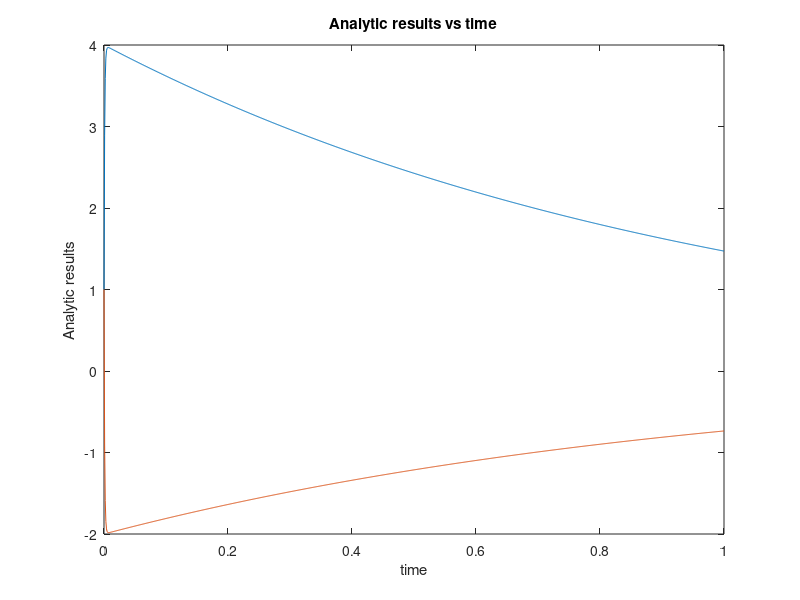

This chart was generated by the following MATLAB code: (Note: this script raises an error after producing the figure.)
%% Ordinary Differential Equations
% ECE 523 hw10 Ordinary Differential Equations Homework
% Author:Qihao He Due date: 11/28/2016
%-----~ Initialize Variables ~----
clear;
xo=[1;1];
M=[998 1998;-999 -1999];% lambda
%-----~ Analytic solution ~----
f1=@(t) 4*exp(-t)-3*exp(-1e3*t);
f2=@(t) -2*exp(-t)+3*exp(-1e3*t);
f=@(t) [f1(t);f2(t)];
t=linspace(0,1,1000);
AS=f(t);
AS=AS.';%transpose
figure(1)
plot(t,AS);
title('Analytic results vs time');
xlabel('time');
ylabel('Analytic results');
%% Question1 Forward Euler Algorithm
[FE_a_tspan,FE_a_xc,FE_a_exitflag]=FE(M,xo,0.01,0,1);
[FE_b_tspan,FE_b_xc,FE_b_exitflag]=FE(M,xo,0.001,0,1);
[FE_c1_tspan,FE_c1_xc,FE_c1_exitflag]=FE(M,xo,0.001,0,0.1);
[FE_c2_tspan,FE_c2_xc,FE_c2_exitflag]=FE(M,FE_c1_xc(:,...
  size(FE_c1_tspan,2)),0.01,0.1,1);
figure(2)
plot(FE_a_tspan,FE_a_xc);
title('FE time step=0.01 vs time');
xlabel('time');
ylabel('FE 0.01')
figure(3)
plot(FE_b_tspan,FE_b_xc);
title('FE time step=0.001 vs time');
xlabel('time');
ylabel('FE 0.001')
figure(4)
plot(FE_c1_tspan,FE_c1_xc);
title('FE time step=0.001 [0,0.1] vs time');
xlabel('time');
ylabel('FE 0.001')
figure(5)
plot(FE_c2_tspan,FE_c2_xc);
title('FE time step=0.01 [0.1,1] vs time');
xlabel('time');
ylabel('FE 0.01')

% The FE results are stable when the time step is selected as 0.001.
% Because the time constant of the ODEs is 1s and 1ms,the FE algorithm is
% unstable for step sizes greater than 2 time constants.
% Making the time step back to 0.01 after using 0.001 as time step for a
% certain time does not guarantee the stability of the resutls.

%% Question2 Heun Algorithm
[HA_a_tspan,HA_a_xc,HA_a_exitflag]=HA(M,xo,0.01,0,1);
[HA_b_tspan,HA_b_xc,HA_b_exitflag]=HA(M,xo,0.001,0,1);
[HA_c1_tspan,HA_c1_xc,HA_c1_exitflag]=HA(M,xo,0.001,0,0.1);
[HA_c2_tspan,HA_c2_xc,HA_c2_exitflag]=HA(M,HA_c1_xc(:,...
  size(HA_c1_tspan,2)),0.01,0.1,1);
figure(6)
plot(HA_a_tspan,HA_a_xc);
title('HA time step=0.01 vs time');
xlabel('time');
ylabel('HA 0.01')
figure(7)
plot(HA_b_tspan,HA_b_xc);
title('HA time step=0.001 vs time');
xlabel('time');
ylabel('HA 0.001')
figure(8)
plot(HA_c1_tspan,HA_c1_xc);
title('HA time step=0.001 [0,0.1] vs time');
xlabel('time');
ylabel('HA 0.001')
figure(9)
plot(HA_c2_tspan,HA_c2_xc);
title('HA time step=0.01 [0.1,1] vs time');
xlabel('time');
ylabel('HA 0.01')

%% Question3 Trapezoidal Rule
[TR_a_tspan,TR_a_xc,TR_a_exitflag]=TR(M,xo,0.01,0,1);
[TR_b_tspan,TR_b_xc,TR_b_exitflag]=TR(M,xo,0.001,0,1);
[TR_c1_tspan,TR_c1_xc,TR_c1_exitflag]=TR(M,xo,0.001,0,0.1);
[TR_c2_tspan,TR_c2_xc,TR_c2_exitflag]=TR(M,TR_c1_xc(:,...
  size(TR_c1_tspan,2)),0.01,0.1,1);
figure(10)
plot(TR_a_tspan,TR_a_xc);
title('TR time step=0.01 vs time');
xlabel('time');
ylabel('TR 0.01')
figure(11)
plot(TR_b_tspan,TR_b_xc);
title('TR time step=0.001 vs time');
xlabel('time');
ylabel('TR 0.001')
figure(12)
plot(TR_c1_tspan,TR_c1_xc);
title('TR time step=0.001 [0,0.1] vs time');
xlabel('time');
ylabel('TR 0.001')
figure(13)
plot(TR_c2_tspan,TR_c2_xc);
title('TR time step=0.01 [0.1,1] vs time');
xlabel('time');
ylabel('TR 0.01')

%% Question4 What did you learn from the above?
% I learned that for stiff equations like these that making the time step
% small enough to not bigger than the 2 time constants is essential to make
% the results stable.
% Even after using the small enough time step to run for certain amount of
% time does not guarrantee using a bigger time step would still make the
% results stable.
% Compareing the results of the FE and Heun and TR, I find that with the
% same time step 0.001, TR's result are the closest to analytic results,
% Heun second, FE worst.

%% Question5 Question6 ode45 ode15s
%-----~ ode45 a plot step size h vs time ~------
myode=@(t,x) M*x;% my ode function
tspan = [0 1];%initial condition
opts_a = odeset('Refine',1,'RelTol',1e-3,'AbsTol',1e-6);
[ode45_a_t,ode45_a_x] = ode45(myode, tspan, xo, opts_a);
ode45_a_stepsize=diff(ode45_a_x);
ode45_a_t(size(ode45_a_t,1))=[];%truncate the last bit
figure(14)
plot(ode45_a_t,ode45_a_stepsize);
title('ode45 a stepsize h vs time');
xlabel('time');
ylabel('step size h')

%-----~ ode45 a plot global truncation error vs time ~------
% ode45_a_x
ode45_a_GTE=zeros(2,size(ode45_a_t,1));
for k=1:size(ode45_a_t,1)
    ode45_a_GTE(:,k)=f(ode45_a_t(k))-ode45_a_x(k);
end
ode45_a_GTE=ode45_a_GTE.';
k=1:size(ode45_a_t,1);
figure(15)
plot(ode45_a_t(k),ode45_a_GTE(k));
title('ode45 a GTE vs time');
xlabel('time');
ylabel('Global Truncation Error')

%-----~ ode45 b plot step size h vs time ~------
opts_b = odeset('Refine',1,'RelTol',1e-6,'AbsTol',1e-9);
[ode45_b_t,ode45_b_x] = ode45(myode, tspan, xo, opts_b);
ode45_b_stepsize=diff(ode45_b_x);
ode45_b_t(size(ode45_b_t,1))=[];%truncate the last bit
figure(16)
plot(ode45_b_t,ode45_b_stepsize);
title('ode45 b stepsize h vs time');
xlabel('time');
ylabel('step size h')

%-----~ ode45 b plot global truncation error vs time ~------
ode45_b_GTE=zeros(2,size(ode45_b_t,1));
for k=1:size(ode45_b_t,1)
    ode45_b_GTE(:,k)=f(ode45_b_t(k))-ode45_b_x(k);
end
ode45_b_GTE=ode45_b_GTE.';
k=1:size(ode45_b_t,1);
figure(17)
plot(ode45_b_t(k),ode45_b_GTE(k));
title('ode45 b GTE vs time');
xlabel('time');
ylabel('Global Truncation Error')

%-----~ ode15s c plot step size h vs time ~------
[ode15s_c_t,ode15s_c_x] = ode15s(myode, tspan, xo, opts_a);
ode15s_c_stepsize=diff(ode15s_c_x);
ode15s_c_t(size(ode15s_c_t,1))=[];%truncate the last bit
figure(18)
plot(ode15s_c_t,ode15s_c_stepsize);
title('ode15s c stepsize h vs time');
xlabel('time');
ylabel('step size h')

%-----~ ode15s c plot global truncation error vs time ~------
ode15s_c_GTE=zeros(2,size(ode15s_c_t,1));
for k=1:size(ode15s_c_t,1)
    ode15s_c_GTE(:,k)=f(ode15s_c_t(k))-ode15s_c_x(k);
end
ode15s_c_GTE=ode15s_c_GTE.';
k=1:size(ode15s_c_t,1);
figure(19)
plot(ode15s_c_t(k),ode15s_c_GTE(k));
title('ode15s c GTE vs time');
xlabel('time');
ylabel('Global Truncation Error')

%-----~ ode15s d plot step size h vs time ~------
[ode15s_d_t,ode15s_d_x] = ode15s(myode, tspan, xo, opts_b);
ode15s_d_stepsize=diff(ode15s_d_x);
ode15s_d_t(size(ode15s_d_t,1))=[];%truncate the last bit
figure(20)
plot(ode15s_d_t,ode15s_d_stepsize);
title('ode15s d stepsize h vs time');
xlabel('time');
ylabel('step size h')

%-----~ ode15s d plot global truncation error vs time ~------
ode15s_d_GTE=zeros(2,size(ode15s_d_t,1));
for k=1:size(ode15s_d_t,1)
    ode15s_d_GTE(:,k)=f(ode15s_d_t(k))-ode15s_d_x(k);
end
ode15s_d_GTE=ode15s_d_GTE.';
k=1:size(ode15s_d_t,1);
figure(21)
plot(ode15s_d_t(k),ode15s_d_GTE(k));
title('ode15s d GTE vs time');
xlabel('time');
ylabel('Global Truncation Error')
%% Question7
% Compare the results of using the non-stiff method ode45 to the stiff
% method ode15s.
% The step size of the non-stiff method is at a very small scale for almost
% the whole period. The step size of the stiff method increases greatly as
% the function gets more flat.
% The global truncation error is bouncing  when choosing the non-stiff
% method, and it is more smooth when using the stiff method.
%
% Compare the loose tolerance results to the tight tolerance results.
% When choosing the loose tolerance, the scale of the GTE is 1e-3, and the
% tight tolerance GTE is 1e-6.
%% Question8
% What did you learn from the above?
% Using a stiff method for a stiff equation is more suitable because it
% would save a lot of time step and making the GTE smoother. Choosing a
% tighter tolerance would be resulting closer results.
